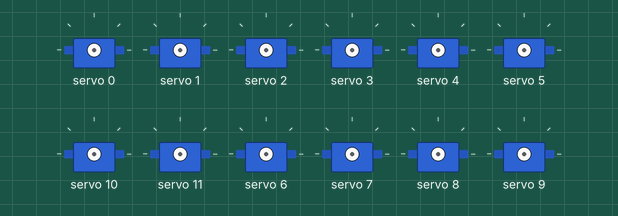
Recording of a sketch running on a simulated Arduino Uno, built with avr-gcc and run on an emulated ATmega328P. Shown: 12 × servo. Random numbers use the default seed unless the sketch sets one.

Above: at 0.1 s.
At 4.9 s:
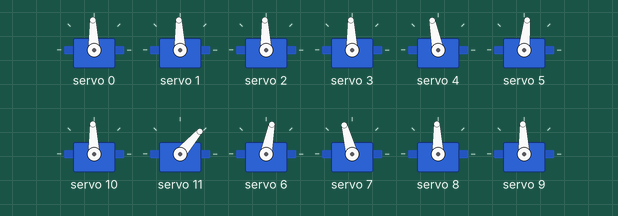
At 9.78 s:
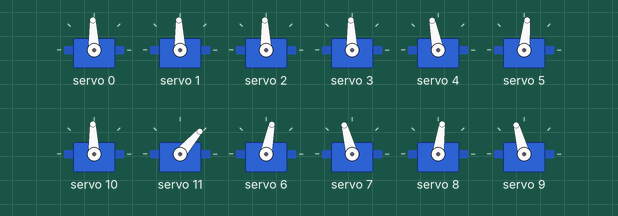
At 12.6 s:
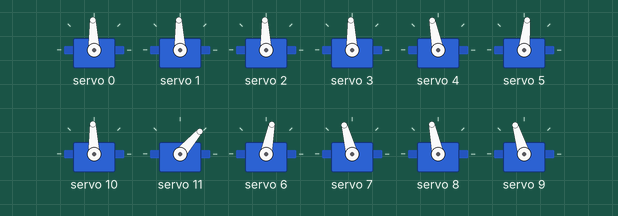
At 22.2 s:
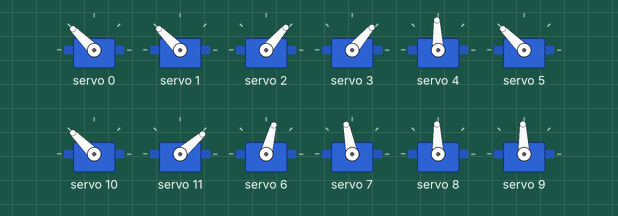
At 28.2 s:
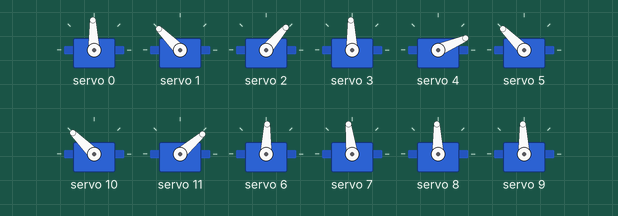
Timing chart, 0 to 40.0 s (numbered marks = the images above):
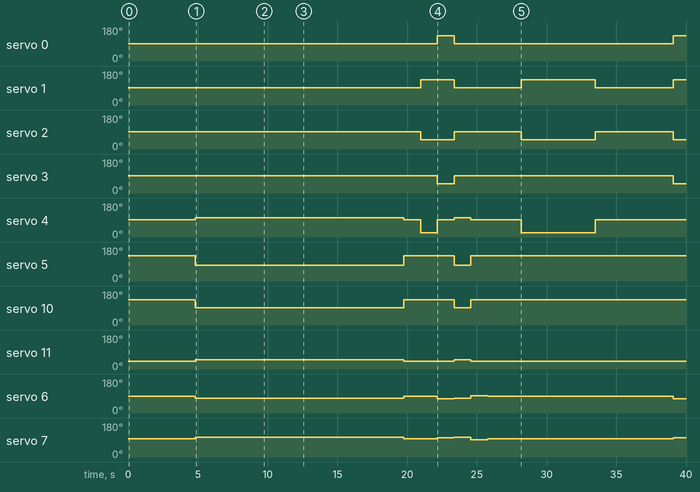

The sketch:

Movs_AFER.ino
```cpp
#include "Functions.h"

unsigned long previues_1, current_1;
int random_mov;
const int  time = 1200;
void setup() {
  // put your setup code here, to run once:
  Serial.begin(9600);
  servos.begin();
  servos.setPWMFreq(60);
  //sleep();
  //delay(1500);
  //wake_up_afer();

}

void loop() {
   //put your main code here, to run repeatedly:
  current_1 = millis();
  if ((current_1 - previues_1)>= time) {
    previues_1 = current_1;
    random_mov = random(1,9);
    random_movs(random_mov);
    //Serial.println(random_mov);
  }


}
```

Functions.h
```cpp
#include "Arduino.h"
//**************** PCA *********************************
#include <Adafruit_PWMServoDriver.h>
Adafruit_PWMServoDriver servos = Adafruit_PWMServoDriver(0x40);
unsigned int pos0 = 172, pos180 = 565;

void setServo(uint8_t n_servo, int angulo) {
  int duty;
  duty=map(angulo,0,180,pos0, pos180);
  servos.setPWM(n_servo, 0, duty);
}

//***************************************** Mov eyes ************************************************
void move_eyes(){
  int random1, random2;
  random1 = random(65,110), random2 = random(75,110);
  for(int i= random(65,110); i< random1; i++){
      setServo(8,i);
      delay(30);
    }
  for(int i= random(75,110); i< random2; i++){
    setServo(9,i);
    delay(30);
  }
}
//************************ Sleep ********************
void sleep(){

//****************** Eyebrows ******************************
  setServo(0,90);// eyebrow left****-> up 145*** down -> 90
  setServo(1,90);//eyebrow left***** ->up 154*** down -> 90
  setServo(2,50);//***** eyebrow right**-> up 15 ** down -> 50
  setServo(3,90);//**** eyebrow right** -> up 45 ** down -> 90
//************* eyelips ***************************************
  setServo(4, 110);//*****eyelip_up**->up 70**down -> 110
  setServo(5, 70);//*****eyelip_up**->up 110 **down ->70
  setServo(10, 70);//**** eyelip_down**->up 130 ** down-> 70
  setServo(11, 110);//**** eyelip_down** -> up 50** down ->100
//************************ Mouth ***********************************
  setServo(6,90);//********* mouth**->up 70**->down 90
  setServo(7,90);//******** mouth** ->up 110**->down 90
  //******************* eyes *************
  setServo(8, 65);//***********65 -> 110 **********************
  setServo(9, 110);//*********75 ->  110 ************
  //***************** Comusuras labios ***********************
  setServo(12, 90);//********** down->90 ********** up ->0
  setServo(13, 90);//********** down->90 ********** up ->120
  setServo(14, 90);//********** down->90 ********** up ->180
  setServo(15, 90);//********** down->90 ********** up ->80

}

//*************************** Normal *******************
void normal(){
  //************** Eyebrow /********************
  setServo(0,90);
  setServo(1,90);
  setServo(2,90);
  setServo(3,90);
  //************** Eyelip /********************
  setServo(4, 90);//*****eyelip_up**->up 90**down -> 130
  setServo(5, 140);//*****eyelip_up**->up 140 **down ->70
  setServo(10, 140);//**** eyelip_down**->up 140 ** down-> 80
  setServo(11, 30);//**** eyelip_down** -> up 30** down ->90
//************** Mouth /********************
  setServo(6,85);//********* mouth**->up 70**->down 90
  setServo(7,95);//******** mouth** ->up 110**->down 90
//***************** eyes **************
  setServo(8, 90);
  setServo(9, 90);
  //********************************
  setServo(12, 90);//******* comisuras labios up ** up-> 30 **** down -> 90
  setServo(13,90);//******* comisuras labios up ** up-> 120 **** down -> 160
  setServo(14, 90);//******* comisuras labios down ** up-> 160 **** down -> 90
  setServo(15,90);//******* comisuras labios down ** up-> 50 **** down -> 90
}
//*********************** wake up ******************
void wake_up_afer(){
  //************* open left eye ********
  for (int i=70; i<111; i++) {
    setServo(5, i);
    setServo(10, i+10);
    delay(21);
  }
  for (int k=110; k>71; k--) {
    setServo(4, k);
    setServo(11, k-20);
    delay(21);
  }
  delay(600);
  for (int i=0 ;i<6 ; i++) {
    move_eyes();
    delay(200);
  }
  sleep();
  delay(30);
  normal();
}

//************************* Eye gouge *********
void eye_gouge(){
  setServo(0,90);// eyebrow left
  setServo(1,90);//eyebrow left
  setServo(2,90);//****** eyebrow right
  setServo(3,90);//***** eyebrow right

  setServo(4, 100);//************ eyelip_up
  setServo(5, 80);//************ eyelip_up
  setServo(10, 90);//************ eyelip_down
  setServo(11, 40);//************ eyelip_down

  setServo(6,75);//********* mouth
  setServo(7,105);//******** mouth
  //******************* eyes *************
  setServo(8, 90);//***********60 -> 110 **********************
  setServo(9, 90);//*********75 ->  105 *
}

void surprise(){

  setServo(0,140);// eyebrow left
  setServo(1,140);//eyebrow left
  setServo(2,40);//****** eyebrow right
  setServo(3,40);//***** eyebrow right

  setServo(4, 90);
  setServo(5,140);
  setServo(10, 140);
  setServo(11, 30);

  setServo(6,70);//********* mouth
  setServo(7,100);//******** mouth

  setServo(12, 90);//******* comisuras labios up ** up-> 30 **** down -> 90
  setServo(13,90);//******* comisuras labios up ** up-> 120 **** down -> 90
  setServo(14, 90);//******* comisuras labios down ** up-> 160 **** down -> 90
  setServo(15,90);//******* comisuras labios down ** up-> 50 **** down -> 90


}

void angry(){
  setServo(0,90);// eyebrow left
  setServo(1,140);//eyebrow left
  setServo(2,40);//****** eyebrow right
  setServo(3,90);//***** eyebrow right

  setServo(4, 9);//************ eyelip_up
  setServo(5, 140);//************ eyelip_up
  setServo(10, 140);//************ eyelip_down
  setServo(11, 30);//************ eyelip_down

  setServo(6,85);//********* mouth
  setServo(7,95);//******** mouth

  setServo(8, 90);//****
  setServo(9, 90);//****

  setServo(12, 90);//******* comisuras labios up ** up-> 30 **** down -> 90
  setServo(13,90);//******* comisuras labios up ** up-> 120 **** down -> 90
  setServo(14, 90);//******* comisuras labios down ** up-> 160 **** down -> 90
  setServo(15,90);//******* comisuras labios down ** up-> 50 **** down -> 90

}

void smile(){
  setServo(0,90);
  setServo(1,90);
  setServo(2,90);
  setServo(3,90);

  setServo(4, 90);//************ eyelip_up
  setServo(5, 140);//************ eyelip_up
  setServo(10, 140);//************ eyelip_down
  setServo(11, 30);//************ eyelip_down

  setServo(6,90);//********* mouth
  setServo(7,90);//******** mouth

  setServo(8, 90);//**** Eye
  setServo(9, 90);//**** eye

  setServo(12, 30);//******* comisuras labios up ** up-> 30 **** down -> 90
  setServo(13,120);//******* comisuras labios up ** up-> 120 **** down -> 90
  setServo(14, 160);//******* comisuras labios down ** up-> 160 **** down -> 90
  setServo(15,50);//******* comisuras labios down ** up-> 50 **** down -> 90

}


void random_movs(int ran_mov){
  switch (ran_mov) {
    case 1:
      for (int i=0; i<3; i++) {
        move_eyes();
        delay(900);
      }
      break;
    case 2:
      normal();
      break;
    case 3:
      eye_gouge();
      break;
    case 4:
      surprise();
      break;
    case 5:
      angry();
      break;
    case 6:
      smile();
      break;
    default:
      normal();
      break;
  }
}
```

Measured:
- by itself, servo 0: 92° → 135° at 22.2 s, → 92° 1.2 s later, → 135° 15.7 s later
- by itself, servo 1: goes 135° 2.4 s, 92° 4.8 s, 135° 5.3 s, 92° 5.6 s, then 135°
- by itself, servo 2: goes 49° 2.4 s, 92° 4.8 s, 49° 5.3 s, 92° 5.6 s, then 49°
- by itself, servo 3: 92° → 49° at 22.2 s, → 92° 1.2 s later, → 49° 15.7 s later
- by itself, servo 4: 92° → 101° at 4.8 s, → 92° 15.0 s later, → 23° 1.2 s later, → 92° 1.2 s later, … (8 changes in this stretch)
- by itself, servo 5: 135° → 84° at 4.8 s, → 135° 15.0 s later, → 84° 3.6 s later, → 135° 1.2 s later
- by itself, servo 10: 135° → 92° at 4.8 s, → 135° 15.0 s later, → 92° 3.6 s later, → 135° 1.2 s later
- by itself, servo 11: 41° → 49° at 4.8 s, → 41° 15.0 s later, → 49° 3.6 s later, → 41° 1.2 s later
